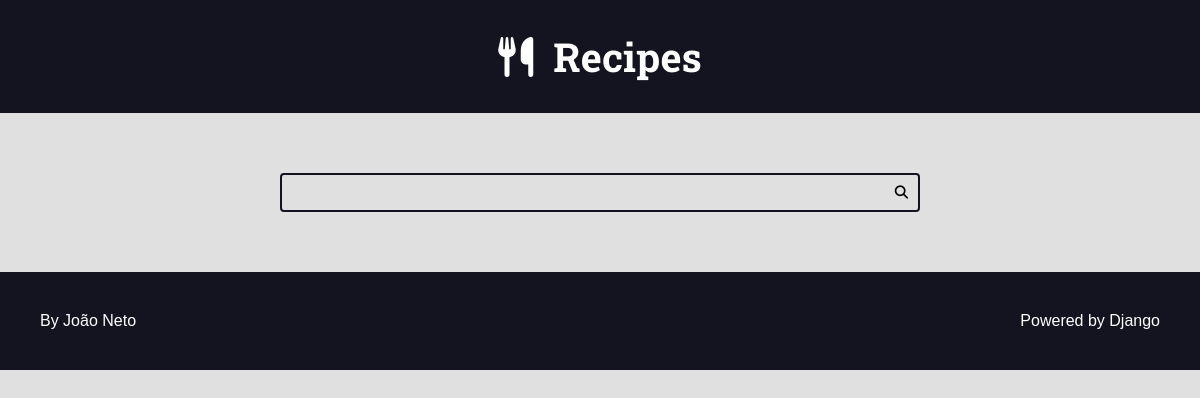
The app's page /, older data.
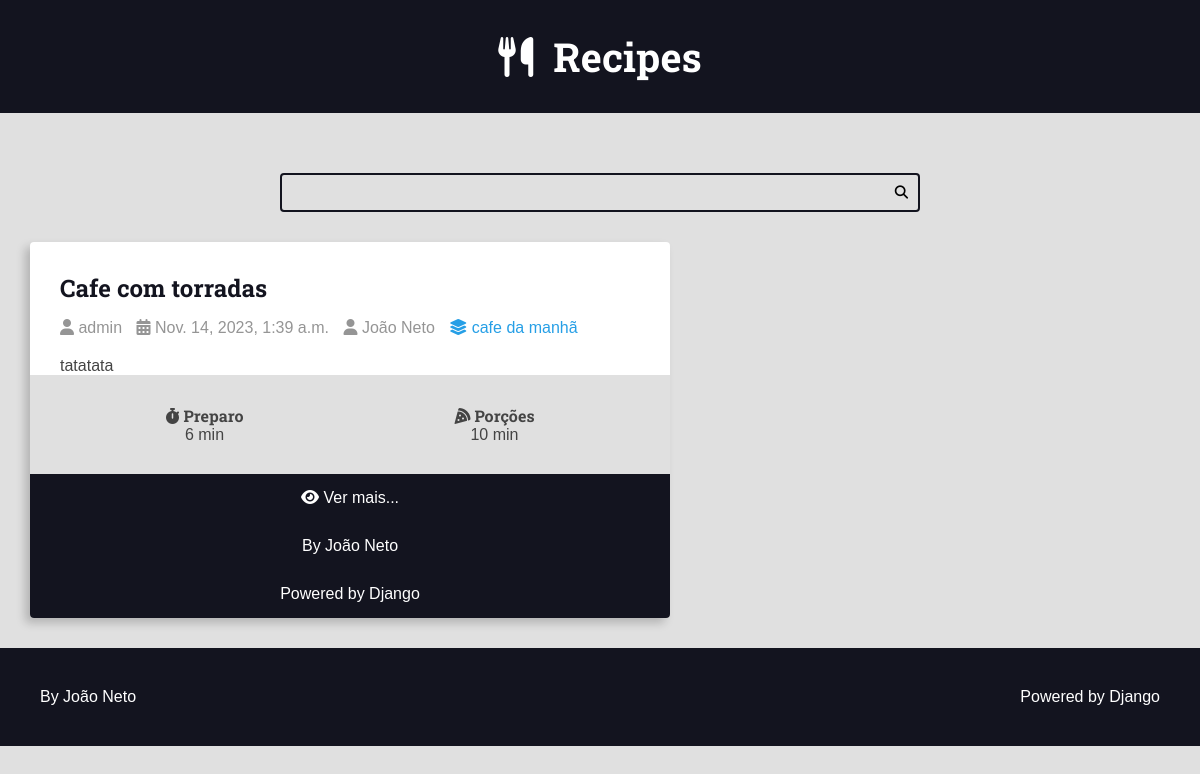
The same page, newer data.
### recipes/models.py (models this page shows, shortened)
class Recipe(models.Model):
    title = models.CharField(max_length=65)
    description = models.CharField(max_length=165)
    slug = models.SlugField()
    preparation_time = models.IntegerField()
    preparation_time_unit = models.CharField(max_length=65)
    servings = models.IntegerField()
    servings_unit = models.CharField(max_length=65)
    preparation_steps = models.TextField()
    preparation_steps_is_html = models.BooleanField(default=False)
    created_at = models.DateTimeField(auto_now_add=True)
    updated_at = models.DateTimeField(auto_now=True)
    is_published = models.BooleanField(default=False)
    cover = models.ImageField(upload_to='recipes/covers/%Y/%m/%d', blank=True, default='')
    category = models.ForeignKey(Category, on_delete=models.SET_NULL, null=True, blank=True, default=None)
    author = models.ForeignKey(User, on_delete=models.SET_NULL, null=True)

class Category(models.Model):
    name = models.CharField(max_length=65)

### recipes/views.py (the view)
# urls.py: 2. Add a URL to urlpatterns:  path('', views.home, name='home')
def home(request):
    recipes = Recipe.objects.filter(is_published=True).order_by('-id')
    return render(request, 'recipes/pages/home.html', context={
        'recipes': recipes,
    })

### recipes/templates/recipes/pages/home.html
{% extends 'global/base.html' %}
{% block content %}
    <div class="main-content main-content-list container">
        {% for recipe in recipes %}
            {% include 'recipes/partials/recipe.html' %}
        {% endfor %}
    </div>
{% endblock content %}

### base_templates/global/base.html (shortened to what this page needs)
<!DOCTYPE html>
<html lang="pt-br">
<head>
    {% include 'recipes/partials/head.html' %}
</head>
    <body>
        {% include 'recipes/partials/header.html'%}
        {% include 'recipes/partials/search.html'%}
        <main class="main-content-container">
            {% block content %}{% endblock content %}
        </main>
        {% include 'recipes/partials/footer.html' %}
    </body>
</html>

### recipes/templates/recipes/partials/head.html (shortened to what this page needs)
{% load static %}
<link rel="stylesheet" href="https://cdnjs.cloudflare.com/ajax/libs/font-awesome/6.4.2/css/fontawesome.min.css" />
<link rel="stylesheet" href="https://cdnjs.cloudflare.com/ajax/libs/font-awesome/6.4.2/css/brands.min.css" />
<link rel="stylesheet" href="https://cdnjs.cloudflare.com/ajax/libs/font-awesome/6.4.2/css/solid.min.css" />
<link rel="stylesheet" href="{% static 'recipes/css/style.css' %}">

### recipes/templates/recipes/partials/header.html
<header class="main-header-container">
    <div class="main-header container">
        <h1>
            <a class="main-logo" href="{% url 'recipes:home' %}">
                <i class="fa-regular fa-utensils main-logo-icon"></i>
                <span class="main-logo-text">Recipes</span>
            </a>
        </h1>
    </div>
</header>

### recipes/templates/recipes/partials/search.html (shortened to what this page needs)
<div class="container"></div>
    <div class="search-container">
        <form action="" class="search-form">
            <input type="search" class="search-input" name="search">
            <button type="submit" class="search-button"><i class="fas fa-search"></i></button>
        </form>
    </div>

### recipes/templates/recipes/partials/recipe.html (shortened to what this page needs)
<div class="recipe recipe-list-item">
    <div class="recipe-title-container">
        <h2 class="recipe-title">
            <a href="{% url 'recipes:recipe' recipe.id %}">
                {{ recipe.title }}</h2>
    </div>
    <div class="recipe-author">
        <span class="recipe-author-item">
            <i class="fas fa-user"></i>
                {% if recipe.author is not None %}
                    {% if recipe.author.first_name %}
                        {{ recipe.author.first_name }} {{ recipe.author.last_name }}
                    {% else %}
                        {{recipe.author.username}}
                    {% endif %}
                {% else %}
                    Desconhecido
                {% endif %}
        </span>
        <span class="recipe-author-item">
            <i class="fas fa-calendar-alt"></i>
            {{ recipe.created_at }}
        </span>
        <span class="recipe-author-item">
            <i class="fas fa-user"></i>
            João Neto
        </span>
        <span class="recipe-author-item">
            {% if recipe.category.id %}
                <a href="{% url 'recipes:category' recipe.category.id %}">
                    <i class="fas fa-layer-group"></i>
                    <span>{{ recipe.category.name }}</span>
                </a>
            {% endif %}
        </span>
    </div>
    <div class="recipe-content">
        <p>
            {{ recipe.description }}
        </p>
    </div>
    <div class="recipe-meta-container">
        <div class="recipe-meta recipe-preparation">
            <h3 class="recipe-meta-title"><i class="fas fa-stopwatch"></i> Preparo</h3>
            <div class="recipe-meta-text">
                {{ recipe.preparation_time }} {{ recipe.preparation_time_unit }}
            </div>
        </div>
        <div class="recipe-meta recipe-servings">
            <h3 class="recipe-meta-title"><i class="fas fa-pizza-slice"></i> Porções</h3>
            <div class="recipe-meta-text">
                {{ recipe.servings }} {{ recipe.servings_unit }}
            </div>
        </div>
    </div>
    {% if is_detail_page is not True %}
        <footer class="recipe-footer">
            <a class="recipe-read-more button button-dark button-full-width" href="{% url 'recipes:recipe' recipe.id %}">
                <i class="fas fa-eye"></i>
                <span>Ver mais...</span>
            </a>
            <div class="developer">
                <a href="https://github.com/JoaoNeo4" target="_blank" rel="noreferrer noopener">By João Neto</a>
            </div>
            <div class="powered">
                <a href="https://www.djangoproject.com/" target="_blank" rel="noreferrer noopener">Powered by Django</a>
            </div>
        </footer>
    {% endif %}
</div>

### recipes/templates/recipes/partials/footer.html
<footer class="main-footer">
    <div class="developer">
        <a href="https://github.com/JoaoNeto4" target="_blank" rel="noreferrer noopener">By João Neto</a>
    </div>
    <div class="powered">
        <a href="https://www.djangoproject.com/" target="_blank" rel="noreferrer noopener">Powered by Django</a>
    </div>
</footer>

### recipes/static/recipes/css/style.css (style rules this page uses)
:root { --color-primary: #269fe6; --color-primary-hover: #2086c2; --color-primary-dark: #13141f; --color-primary-dark-hover: #212336; --color-primary-light: #d4ecfa; --color-primary-light-hover: #bdd8e7; --color-white: #fff; --color-black: #000; --color-dark-text: #444; --color-info-light: #cce5ff; --color-debug-light: #cce5ff; --color-success-light: #d4edda; --color-alert-light: #fff3cd; --color-warning-light: #fff3cd; --color-error-light: #f8d7da; --color-info-dark: #4d86c4; --color-debug-dark: #4d86c4; --color-success-dark: #4a9c5d; --color-alert-dark: #927f40; --color-warning-dark: #927f40; --color-error-dark: #da525d; --color-gray-0: #f9f9f9; --color-gray-1: #e0e0e0; --color-gray-2: #c7c7c7; --color-gray-3: #aeaeae; --color-gray-4: #959595; --color-gray-5: #7d7d7d; --color-gray-6: #646464; --color-gray-7: #4b4b4b; --color-gray-8: #323232; --color-gray-9: #191919; --font-primary: sans-serif; --font-headings: 'Roboto Slab', serif; --spacing-gutter-medium: 3rem; --spacing-gutter-large: 4rem; }
* { padding: 0; margin: 0; box-sizing: border-box; }
html { font-size: 62.5%; }
body { font-size: 1.6rem; font-family: var(--font-primary); background: var(--color-gray-1); color: var(--color-dark-text); }
h1,h2,h3, h4,h4,h6 { font-family: var(--font-headings); }
.container { max-width: 144rem; margin: 0 auto; padding: var(--spacing-gutter-medium); }
.main-header-container { background: var(--color-primary-dark); }
.main-logo { font-size: 4rem; color: var(--color-white); text-decoration: none; display: flex; flex-flow: row nowrap; align-items: center; justify-content: center; width: fit-content; margin: 0 auto; }
.main-logo-icon { margin-right: 2rem; }
.search-form { border: 0.2rem solid var(--color-primary-dark); max-width: 64rem; margin: 0 auto; border-radius: 0.4rem; position: relative; transition: all 300ms ease-in-out; }
.search-input, .search-button { border: none; background: none; outline: none; padding: 1rem; transition: all 300ms ease-in-out; }
.search-input { width: 100%; padding-right: 3rem; }
.search-button { position: absolute; top: 0; right: 0; }
.main-content { padding-top: 5; }
.main-content-list { display: grid; grid-template-columns: repeat(auto-fit, minmax(340px, 1fr)); gap: var(--spacing-gutter-large); }
.recipe { background: var(--color-white); box-shadow: -5px 5px 10px rgba(0, 0, 0, .2); transform: scale(1); transition: all 300ms ease-in-out; border-radius: .4rem; overflow: hidden; }
.recipe-list-item { max-width: 64rem; height: fit-content; }
.recipe-title-container { padding: var(--spacing-gutter-medium); padding-bottom: calc(var(--spacing-gutter-medium) / 2); }
.recipe-title-container a { text-decoration: none; color: var(--color-primary-dark); }
.recipe-author { padding: 0 var(--spacing-gutter-medium); }
.recipe-content { padding: 0 var(--spacing-gutter-medium); padding-top: 2rem; }
.recipe-author-item { color: var(--color-gray-4); margin-right: 1rem; }
.recipe-author a { color: var(--color-primary); transition: all 300ms ease-in-out; text-decoration: none; }
.recipe-meta-container { display: flex; flex-flow: row wrap; padding: var(--spacing-gutter-medium); background: var(--color-gray-1); }
.recipe-meta { display: flex; flex-flow: column nowrap; flex-shrink: 1; flex-grow: 1; text-align: center; }
.recipe-meta-title { font-size: 1.6rem; }
.recipe-footer a { background: var(--color-primary-dark); display: block; color: var(--color-white); text-decoration: none; text-align: center; padding: 1.5rem var(--spacing-gutter-medium); transition: all 300ms ease-in-out; }
.main-footer { display: flex; align-items: center; justify-content: space-between; background: var(--color-primary-dark); color: var(--color-white); padding: var(--spacing-gutter-large); }
.main-footer a { color: var(--color-white); text-decoration: none; transition: all 300ms ease-in-out; }

Row changes from the older to the newer data that the page shows:
added Recipe: title "Cafe com torradas", author.username "admin", created_at "Nov. 14, 2023, 1:39 a.m.", category.name "cafe da manhã", description "tatatata", preparation_time "6", preparation_time_unit "min", servings "10", servings_unit "min"
